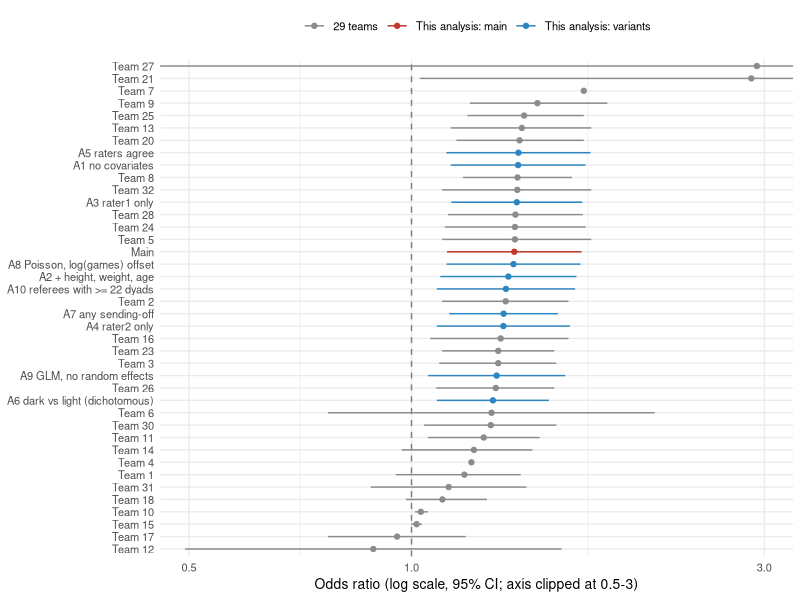

Write R code to recreate this figure.
# Place own estimates among the 29 teams' ORs (run after analysis.R)
suppressPackageStartupMessages({library(data.table); library(ggplot2)})
t <- fread("teams_estimates.csv"); o <- fread("results_own.csv")
t <- t[, .(label = paste("Team", Team), OR, lo = OR_lo, hi = OR_hi, src = "29 teams")]
o <- o[, .(label = model, OR, lo, hi, src = ifelse(model == "Main", "This analysis: main", "This analysis: variants"))]
a <- rbind(t, o)[order(OR)]; a[, label := factor(label, label)]
cat("Teams median OR:", median(t$OR), " range:", range(t$OR), "\n")
cat("Teams with OR below own main (", o[src != "29 teams" & label == "Main", OR], "):", sum(t$OR < o[label == "Main", OR]), "of", nrow(t), "\n")
cat("Teams whose CI excludes 1:", sum(t$lo > 1), "\n")
p <- ggplot(a, aes(OR, label, colour = src)) + geom_vline(xintercept = 1, linetype = 2, colour = "grey50") +
  geom_errorbar(aes(xmin = lo, xmax = hi), width = 0, orientation = "y") + geom_point() +
  scale_x_log10() + coord_cartesian(xlim = c(0.5, 3)) +
  scale_colour_manual(values = c("grey55", "#c0392b", "#2e86c1")) +
  labs(x = "Odds ratio (log scale, 95% CI; axis clipped at 0.5-3)", y = NULL, colour = NULL) +
  theme_minimal(10) + theme(legend.position = "top")
ggsave("fig_teams.png", p, width = 7, height = 8, dpi = 150)
